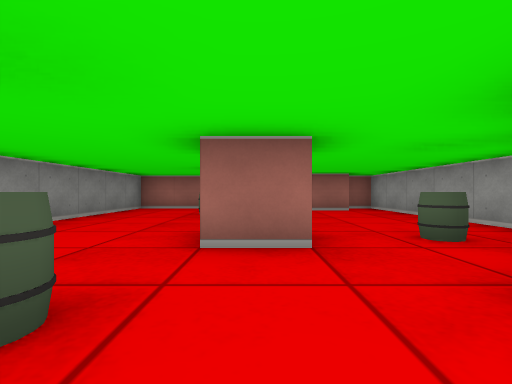
View 1 (above)

12 first-person views from a walk through a cub3D maze. The camera is about half as high as the walls, looks level and sees 85° across. The floor is counted in squares. Each view is taken from the middle of a square. On the plan, view 1 faces up. The plan holds only what a view shows up to about 9 squares ahead; the rest is blank.

View 2
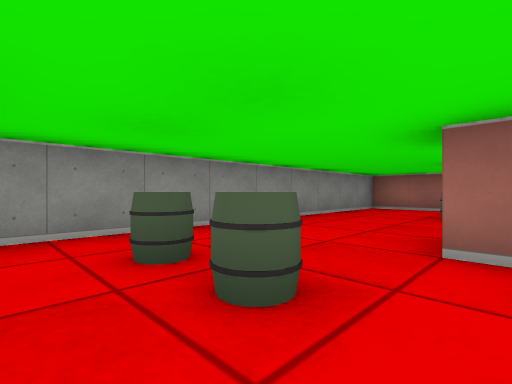

View 3
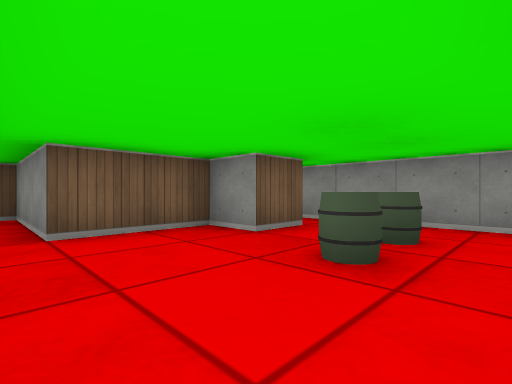

View 4
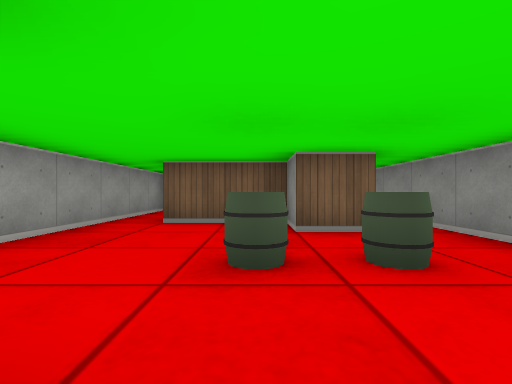

View 5
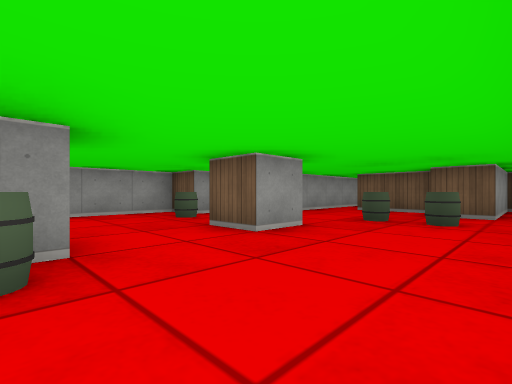

View 6
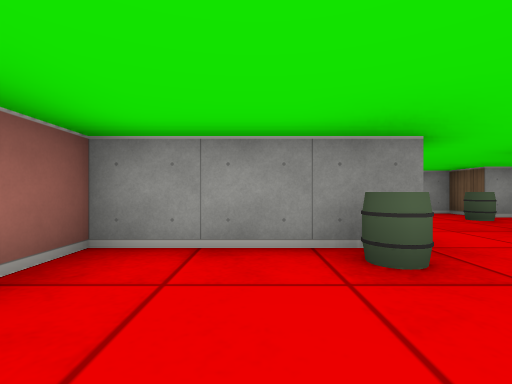

View 7
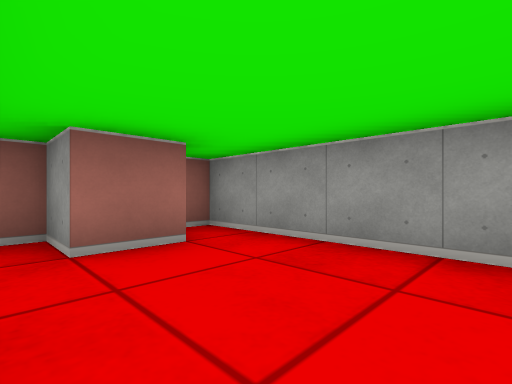

View 8
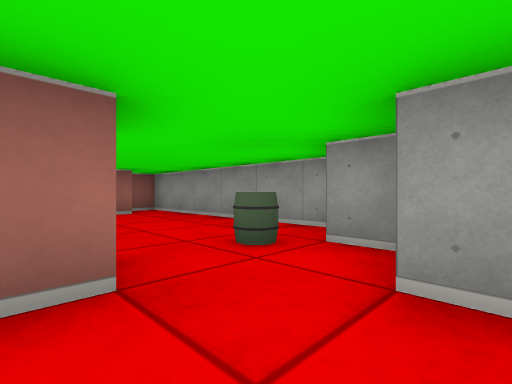

View 9
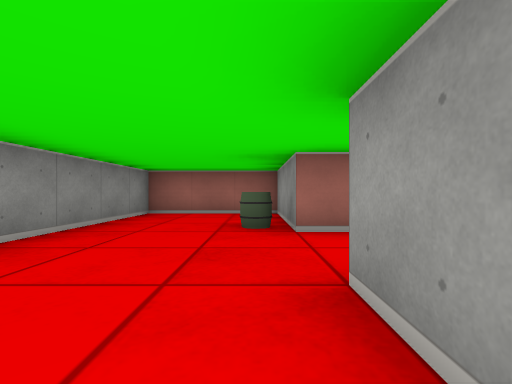

View 10
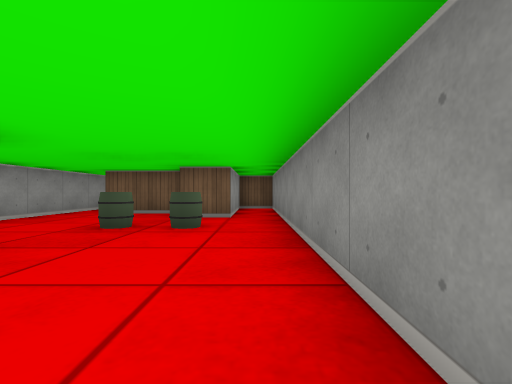

View 11
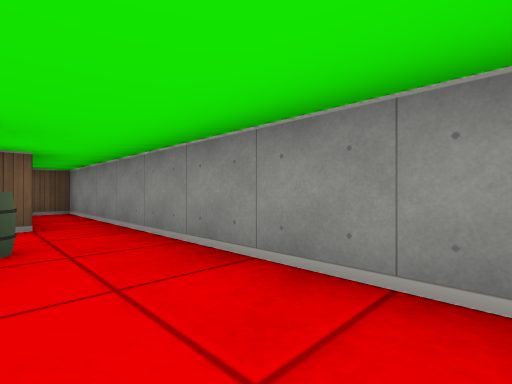

View 12
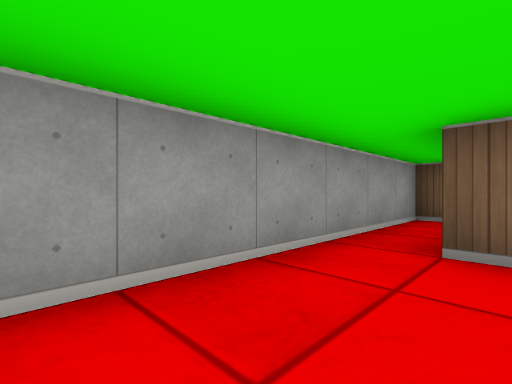

### Floor plan
Points are (right, up) in squares from view 1. A wall is a line through its corners. A room is listed if a view was taken in it or the views show most of it. See-through windows are left out.
Room 1 (views 1, 2, 3, 4, 5, 6, 7, 8, 9, 10, 11, 12)
walls: (0.6, 2.5) (-0.5, 2.5) (-0.5, 3.5) (0.5, 3.5); (0.2, 5.5) (-0.5, 5.5) (-0.5, 8.5) (-3.5, 8.5) (-3.5, -3.5) (-2.5, -3.5) (-2.5, -0.5) (-1.5, -0.5) (-1.5, -1.5) (0.5, -1.5) (0.5, -4.5) (1.5, -4.5) (1.5, 1.5); (2.5, 1.8) (2.5, 2.5) (3.5, 2.5) (3.5, 8.5) (2.8, 8.5); (2.5, 7.5) (1.5, 7.5) (1.5, 8.5)
objects: barrel (-2, 1); barrel (-1, 1); barrel (-1, 6); barrel (2, 3)

Where each view was taken, in squares from view 1:
view 1: 0 up, 0 right, facing up
view 2: 0 up, 0 right, facing up-left
view 3: 2 up, 1 right, facing down-left
view 4: 3 up, 1 left, facing down
view 5: 6 up, 3 left, facing down-right
view 6: 7 up, 3 left, facing right
view 7: 5 up, 1 right, facing up-right
view 8: 1 up, 0 right, facing up-right
view 9: 2 up, 1 left, facing up
view 10: 5 up, 3 left, facing down
view 11: 4 up, 2 left, facing down-left
view 12: 1 up, 0 right, facing down-right
